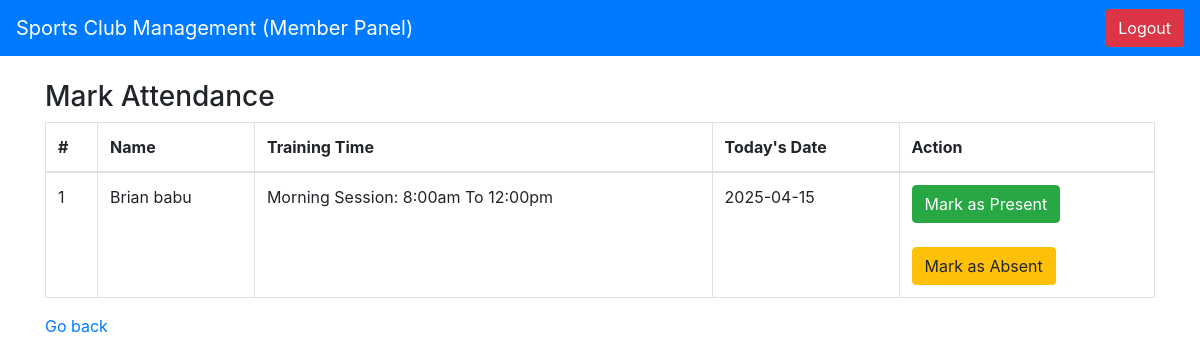
Screenshot of /attendance.php?member_id=7 with the database file from the repository.
### tables this page shows
CREATE TABLE `members` (
  `member_id` int(11) NOT NULL,
  `firstname` varchar(50) NOT NULL,
  `lastname` varchar(50) NOT NULL,
  `email` varchar(100) NOT NULL,
  `phone` varchar(15) NOT NULL,
  `age` int(11) NOT NULL,
  `club_id` int(11) NOT NULL,
  `plan_id` int(11) NOT NULL,
  `training_time` varchar(100) NOT NULL,
  `password` varchar(255) NOT NULL,
  `meStatus` varchar(120) NOT NULL DEFAULT 'Approved',
  `created_at` timestamp NOT NULL DEFAULT current_timestamp()
);

### attendance.php (the view, shortened to what this page needs)
<?php
include_once("includes/connection.php");
?>
<!DOCTYPE html>
<html lang="en">
<head>
    <link href="https://stackpath.bootstrapcdn.com/bootstrap/4.5.2/css/bootstrap.min.css" rel="stylesheet">
</head>
<body>
<?php include_once("includes/topbar.php"); ?>
<div class="container mt-4">
    <h3>Mark Attendance</h3>
    <table class="table table-bordered">
        <thead>
            <tr>
                <th>#</th>
                <th>Name</th>
                <th>Training Time</th>
                <th>Today's Date</th>
                <th>Action</th>
            </tr>
        </thead>
        <tbody>
        <?php
        $member_id = $_REQUEST['member_id'];
        $cnt = 1;
        $query = "SELECT * FROM members WHERE member_id='$member_id'";
        $result = $conn->query($query);
        while ($row = $result->fetch_assoc()) {
            ?>
            <tr>
                <td><?php echo $cnt; ?></td>
                <td><?php echo htmlspecialchars($row['firstname'] . " " . $row['lastname']); ?></td>
                <td><?php echo htmlspecialchars($row['training_time']); ?></td>
                <td><?php echo date('Y-m-d'); ?></td>
                <td>
                    <form method="post" action="">
                        <button type="submit" name="mark_present" class="btn btn-success">Mark as Present</button>
                    </form>
                    <br>
                    <form method="post" action="">
                        <button type="submit" name="mark_absent" class="btn btn-warning">Mark as Absent</button>
                    </form>
                </td>
            </tr>
            <?php
            $cnt++;
        }
        ?>
        </tbody>
    </table>
    <a href="memberAttendance.php">Go back</a>
</div>
</body>
</html>

### rows the page displays
members: firstname+lastname "Brian babu", training_time "Morning Session: 8:00am To 12:00pm"
